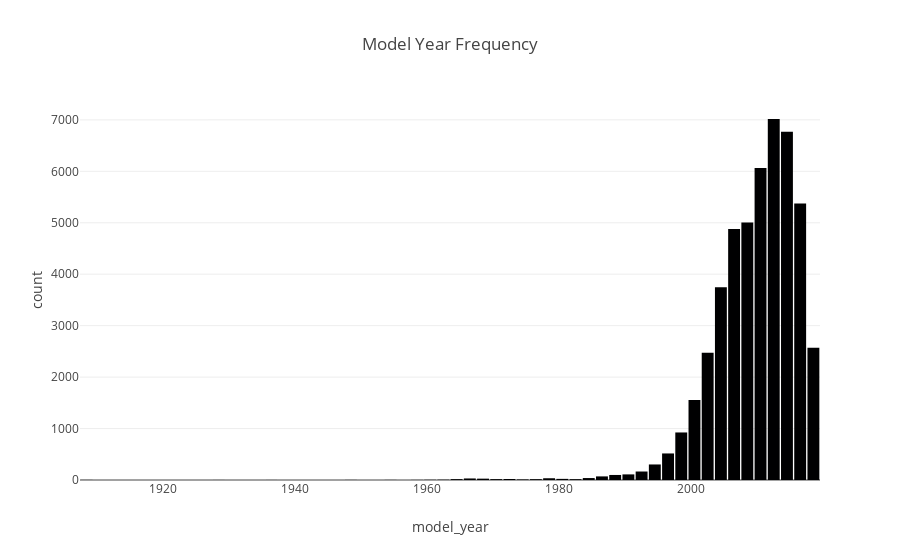

The notebook cell saved with this chart:
### Code cell
# Histogram of Model Years of the cars
hist = px.histogram(data, x='model_year', title='Model Year Frequency', nbins=100, labels={'x':'Model Year', 'y':'Count'})
hist.update_layout(bargap=0.1)
hist.show()

### Figure 1 — Plotly figure (JSON) as saved in the notebook; plotly's stock layout.template omitted (floating-point values rounded to 4 significant figures; data arrays with more than 128 entries replaced by an {"elided": "..."} marker saying what was removed)
{"data": [{"alignmentgroup": "True", "bingroup": "x", "hovertemplate": "model_year=%{x}<br>count=%{y}<extra></extra>", "legendgroup": "", "marker": {"color": "#000001", "pattern": {"shape": ""}}, "name": "", "nbinsx": 100, "offsetgroup": "", "orientation": "v", "showlegend": false, "type": "histogram", "x": {"elided": "51525 mixed values"}, "xaxis": "x", "yaxis": "y"}], "layout": {"bargap": 0.1, "barmode": "relative", "legend": {"tracegroupgap": 0}, "title": {"text": "Model Year Frequency"}, "xaxis": {"anchor": "y", "domain": [0, 1], "title": {"text": "model_year"}}, "yaxis": {"anchor": "x", "domain": [0, 1], "title": {"text": "count"}}}}
